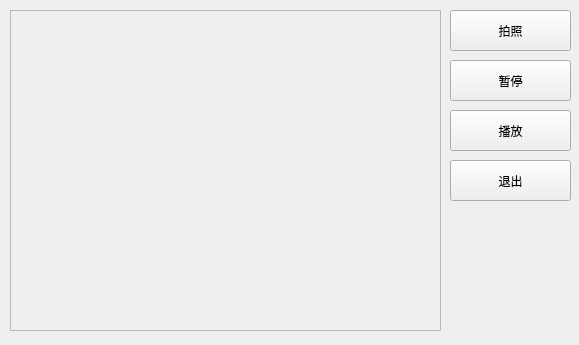
<?xml version="1.0" encoding="UTF-8"?>
<ui version="4.0">
 <class>Form</class>
 <widget class="QWidget" name="Form">
  <property name="geometry">
   <rect>
    <x>0</x>
    <y>0</y>
    <width>579</width>
    <height>345</height>
   </rect>
  </property>
  <property name="windowTitle">
   <string>Form</string>
  </property>
  <widget class="QScrollArea" name="scrollArea">
   <property name="geometry">
    <rect>
     <x>10</x>
     <y>10</y>
     <width>431</width>
     <height>321</height>
    </rect>
   </property>
   <property name="widgetResizable">
    <bool>true</bool>
   </property>
   <widget class="QWidget" name="scrollAreaWidgetContents">
    <property name="geometry">
     <rect>
      <x>0</x>
      <y>0</y>
      <width>429</width>
      <height>319</height>
     </rect>
    </property>
    <widget class="QLabel" name="label">
     <property name="geometry">
      <rect>
       <x>10</x>
       <y>10</y>
       <width>411</width>
       <height>301</height>
      </rect>
     </property>
     <property name="palette">
      <palette>
       <active>
        <colorrole role="Button">
         <brush brushstyle="SolidPattern">
          <color alpha="255">
           <red>171</red>
           <green>169</green>
           <blue>157</blue>
          </color>
         </brush>
        </colorrole>
        <colorrole role="Light">
         <brush brushstyle="SolidPattern">
          <color alpha="255">
           <red>156</red>
           <green>156</green>
           <blue>156</blue>
          </color>
         </brush>
        </colorrole>
        <colorrole role="Midlight">
         <brush brushstyle="SolidPattern">
          <color alpha="255">
           <red>198</red>
           <green>197</green>
           <blue>187</blue>
          </color>
         </brush>
        </colorrole>
        <colorrole role="BrightText">
         <brush brushstyle="SolidPattern">
          <color alpha="255">
           <red>173</red>
           <green>173</green>
           <blue>173</blue>
          </color>
         </brush>
        </colorrole>
        <colorrole role="Base">
         <brush brushstyle="SolidPattern">
          <color alpha="255">
           <red>149</red>
           <green>149</green>
           <blue>149</blue>
          </color>
         </brush>
        </colorrole>
        <colorrole role="HighlightedText">
         <brush brushstyle="SolidPattern">
          <color alpha="255">
           <red>172</red>
           <green>172</green>
           <blue>172</blue>
          </color>
         </brush>
        </colorrole>
        <colorrole role="NoRole">
         <brush brushstyle="SolidPattern">
          <color alpha="255">
           <red>135</red>
           <green>69</green>
           <blue>193</blue>
          </color>
         </brush>
        </colorrole>
        <colorrole role="ToolTipBase">
         <brush brushstyle="SolidPattern">
          <color alpha="255">
           <red>149</red>
           <green>149</green>
           <blue>129</blue>
          </color>
         </brush>
        </colorrole>
       </active>
       <inactive>
        <colorrole role="Button">
         <brush brushstyle="SolidPattern">
          <color alpha="255">
           <red>171</red>
           <green>169</green>
           <blue>157</blue>
          </color>
         </brush>
        </colorrole>
        <colorrole role="Light">
         <brush brushstyle="SolidPattern">
          <color alpha="255">
           <red>156</red>
           <green>156</green>
           <blue>156</blue>
          </color>
         </brush>
        </colorrole>
        <colorrole role="Midlight">
         <brush brushstyle="SolidPattern">
          <color alpha="255">
           <red>198</red>
           <green>197</green>
           <blue>187</blue>
          </color>
         </brush>
        </colorrole>
        <colorrole role="BrightText">
         <brush brushstyle="SolidPattern">
          <color alpha="255">
           <red>173</red>
           <green>173</green>
           <blue>173</blue>
          </color>
         </brush>
        </colorrole>
        <colorrole role="Base">
         <brush brushstyle="SolidPattern">
          <color alpha="255">
           <red>149</red>
           <green>149</green>
           <blue>149</blue>
          </color>
         </brush>
        </colorrole>
        <colorrole role="HighlightedText">
         <brush brushstyle="SolidPattern">
          <color alpha="255">
           <red>172</red>
           <green>172</green>
           <blue>172</blue>
          </color>
         </brush>
        </colorrole>
        <colorrole role="NoRole">
         <brush brushstyle="SolidPattern">
          <color alpha="255">
           <red>135</red>
           <green>69</green>
           <blue>193</blue>
          </color>
         </brush>
        </colorrole>
        <colorrole role="ToolTipBase">
         <brush brushstyle="SolidPattern">
          <color alpha="255">
           <red>149</red>
           <green>149</green>
           <blue>129</blue>
          </color>
         </brush>
        </colorrole>
       </inactive>
       <disabled>
        <colorrole role="Button">
         <brush brushstyle="SolidPattern">
          <color alpha="255">
           <red>171</red>
           <green>169</green>
           <blue>157</blue>
          </color>
         </brush>
        </colorrole>
        <colorrole role="Light">
         <brush brushstyle="SolidPattern">
          <color alpha="255">
           <red>156</red>
           <green>156</green>
           <blue>156</blue>
          </color>
         </brush>
        </colorrole>
        <colorrole role="Midlight">
         <brush brushstyle="SolidPattern">
          <color alpha="255">
           <red>198</red>
           <green>197</green>
           <blue>187</blue>
          </color>
         </brush>
        </colorrole>
        <colorrole role="BrightText">
         <brush brushstyle="SolidPattern">
          <color alpha="255">
           <red>173</red>
           <green>173</green>
           <blue>173</blue>
          </color>
         </brush>
        </colorrole>
        <colorrole role="Base">
         <brush brushstyle="SolidPattern">
          <color alpha="255">
           <red>236</red>
           <green>233</green>
           <blue>216</blue>
          </color>
         </brush>
        </colorrole>
        <colorrole role="HighlightedText">
         <brush brushstyle="SolidPattern">
          <color alpha="255">
           <red>172</red>
           <green>172</green>
           <blue>172</blue>
          </color>
         </brush>
        </colorrole>
        <colorrole role="NoRole">
         <brush brushstyle="SolidPattern">
          <color alpha="255">
           <red>135</red>
           <green>69</green>
           <blue>193</blue>
          </color>
         </brush>
        </colorrole>
        <colorrole role="ToolTipBase">
         <brush brushstyle="SolidPattern">
          <color alpha="255">
           <red>149</red>
           <green>149</green>
           <blue>129</blue>
          </color>
         </brush>
        </colorrole>
       </disabled>
      </palette>
     </property>
     <property name="text">
      <string/>
     </property>
    </widget>
   </widget>
  </widget>
  <widget class="QPushButton" name="pushButton">
   <property name="geometry">
    <rect>
     <x>450</x>
     <y>10</y>
     <width>121</width>
     <height>41</height>
    </rect>
   </property>
   <property name="text">
    <string>拍照</string>
   </property>
  </widget>
  <widget class="QPushButton" name="pushButton_2">
   <property name="geometry">
    <rect>
     <x>450</x>
     <y>60</y>
     <width>121</width>
     <height>41</height>
    </rect>
   </property>
   <property name="text">
    <string>暂停</string>
   </property>
  </widget>
  <widget class="QPushButton" name="pushButton_3">
   <property name="geometry">
    <rect>
     <x>450</x>
     <y>160</y>
     <width>121</width>
     <height>41</height>
    </rect>
   </property>
   <property name="text">
    <string>退出</string>
   </property>
  </widget>
  <widget class="QPushButton" name="pushButton_4">
   <property name="geometry">
    <rect>
     <x>450</x>
     <y>110</y>
     <width>121</width>
     <height>41</height>
    </rect>
   </property>
   <property name="text">
    <string>播放</string>
   </property>
  </widget>
 </widget>
 <resources/>
 <connections/>
</ui>
